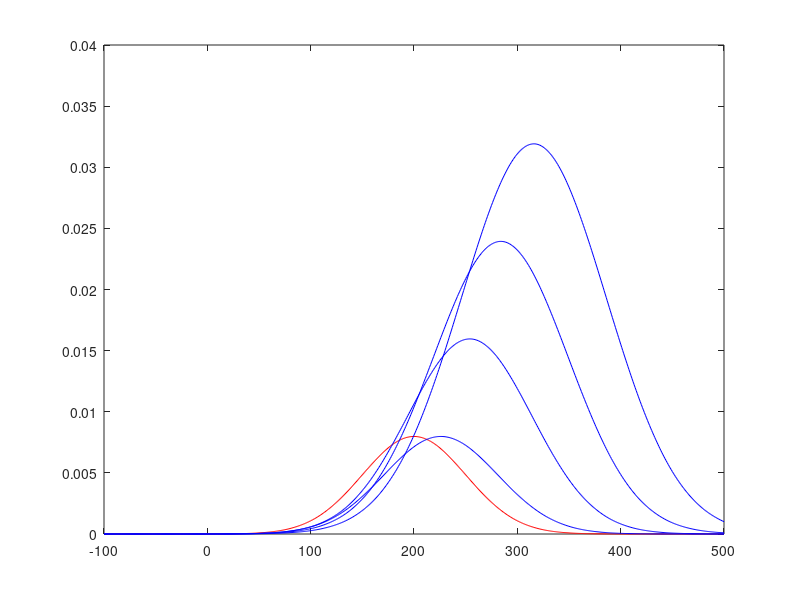

Here is the MATLAB script that generated this plot: (Note: this script raises an error after producing the figure.)
close all
clear all
clc

addpath /imaging/dp01/scripts/ERPfitting

timex = (-100:500)'; % peri-stimulus time column vector

template = fspecial('gaussian',size(timex),50); % average ERP

fitcentre = 50;
tc(:,1) = interp1(timex, template, (timex - fitcentre)/1.1 + fitcentre - 10, 'spline');
tc(:,2) = interp1(timex, template, (timex - fitcentre)/1.2 + fitcentre - 20, 'spline')*2;
tc(:,3) = interp1(timex, template, (timex - fitcentre)/1.3 + fitcentre - 30, 'spline')*3;
tc(:,4) = interp1(timex, template, (timex - fitcentre)/1.4 + fitcentre - 40, 'spline')*4;

% Here the fit centre is at t = 50, and the gaussians are stretched
% outwards from that point. So the parameter FitCentre in the function is
% defined as this point. Getting the fit centre wrong throws off the
% constant delay estimations (see last cell), so this must be a sensible estimate. 

plot(timex, template, 'r', timex, tc, 'b')

%%
clc
clear fit
for fiti = 1:4
    fit(fiti) = ERPfit(tc(:,fiti), template, timex, 50, [0 500], 1, 1e-6); % Fit = [delay stretch];
    disp(fit(fiti))
end

shift = [fit.shift]
stretch = [fit.stretch]
amp = [fit.amp]


%% Incorrect fit centre 
% Setting FitCentre to 150 results in incorrect constant delay, 
% because a constant shift is required in order to compensate for incorrect
% cumulative fitcentre. i.e. imagine a time series being stretched from
% a point at -1000 seconds - expanding the time series by a factor of 1.5
% would result in the window of interest shifting +1500 seconds, so a -1500
% seconds constant shift would be needed to correct for this. The answer is
% to iteratively run the algorithm, shifting the fitcentre variable until
% the constant delay is minimised (again a simple gradient decent)
% However, this has not yet been incorporated into the code.

clear fit
for fiti = 1:4
    fit(fiti) = ERPfit(tc(:,fiti), template, timex, 150, [0 500], 1, 1e-6); % Fit = [delay stretch];
end

shift_incorrect = [fit.shift]
stretch_incorrect = [fit.stretch]
amp = [fit.amp]
